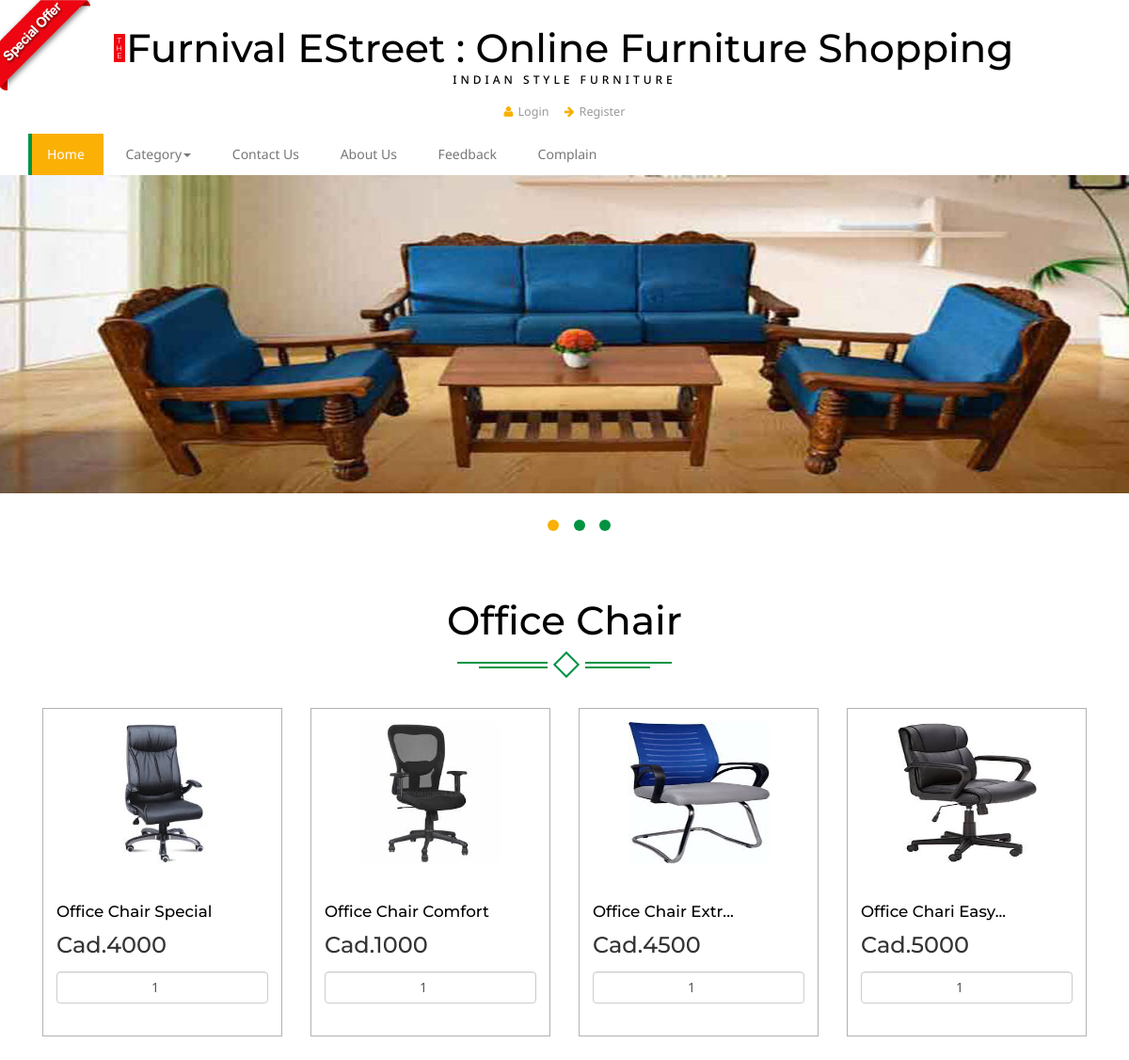
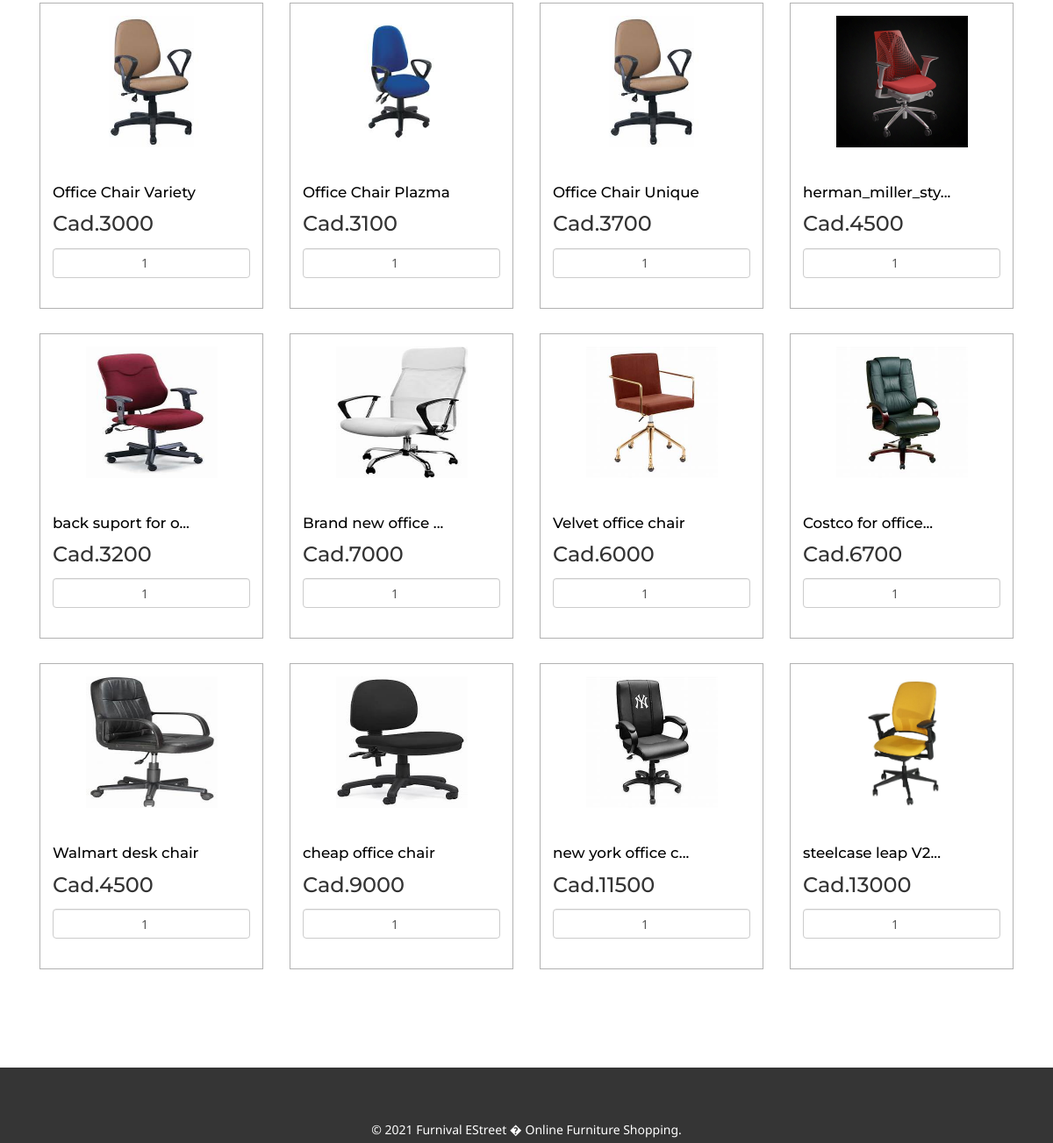
/view.php?cat_title=Office Chair, run on the app's committed database (2 pictures, top to bottom).
### tables this page shows
CREATE TABLE IF NOT EXISTS `product` (
  `p_id` int(6) NOT NULL AUTO_INCREMENT,
  `p_name` varchar(60) NOT NULL,
  `p_price` varchar(20) NOT NULL,
  `p_mfg` date DEFAULT NULL,
  `p_img` varchar(2000) DEFAULT NULL,
  `cat_title` varchar(30) DEFAULT NULL,
  `p_desc` varchar(5000) DEFAULT NULL,
  `Qty` varchar(100) NOT NULL,
  `p_status` varchar(200) NOT NULL DEFAULT 'Available',
  `p_brand` varchar(200) NOT NULL DEFAULT '---',
  `v_email` varchar(30) NOT NULL,
  `each_qty` varchar(1000) NOT NULL,
  PRIMARY KEY (`p_id`)
);

### view.php (the view, shortened to what this page needs)
<!DOCTYPE html>
<html>
<head>
<link href="css/bootstrap.css" rel='stylesheet' type='text/css' />
<link href="css/style.css" rel='stylesheet' type='text/css' />
<link href="css/font-awesome.css" rel="stylesheet">
	<link rel="stylesheet" href="css/jstarbox.css" type="text/css" media="screen" charset="utf-8" />
</head>
<body>
<?php include('menu.php');?>
    <div id="myCarousel" class="carousel slide" data-ride="carousel">
      <ol class="carousel-indicators">
        <li data-target="#myCarousel" data-slide-to="0" class="active"></li>
        <li data-target="#myCarousel" data-slide-to="1"></li>
        <li data-target="#myCarousel" data-slide-to="2"></li>
      </ol>
      <div class="carousel-inner" role="listbox">
        <div class="item active">
           <img class="first-slide" src="images/ba.jpg" alt="First slide">
        </div>
      </div>
    </div>
		<div class="product">
		<div class="container">
			<div class="spec ">
				<h3><?php echo $_GET['cat_title'];?></h3>
				<div class="ser-t">
					<span><i></i></span>
				</div>
			</div>
			 <?php  include("config.php");
                    $cat_title = $_GET['cat_title'];
                      $select_query= "Select * from product  where cat_title='$cat_title'";
                      $select_query_run =     mysqli_query($conn,$select_query);
                      while   ($row=   mysqli_fetch_array($select_query_run) )
                  {
              ?>
							<div class=" con-w3l">
							<form method="post" action="<?php echo $_SERVER['PHP_SELF']?>">
							<div class="col-md-3 pro-1">
								<div class="col-m">
								<a href="#" data-toggle="modal" data-target="#myModal<?php echo $row['p_id'];?>" class="offer-img">
										<img src="image/<?= $row['p_img'];?>"  style="height:150px;  width:150px;" class="img-responsive" alt="">
									</a>
									<div class="mid-1">
										<div class="women">
											<h6><a href="single.html" ><?php  echo mb_strimwidth($row['p_name'], 0, 20, "..."); ?></a></h6>
										</div>
									<div class="mid-2">
												<h3>Cad.<?php echo $row['p_price'];?></h3>
										</div>
											<div class="add add-2">
			<input  min="1" max="10" type="number" name="quantity" value="1" class="form-control text-center" />
			<BR>
										</div>
									</div>
								</div>
							</div>
							</FORM>
							</div>
							<?php }?>
							<div class="clearfix"></div>
						 </div>
		</div>
<?php include('footer.php');?>
</body>
</html>

### menu.php (shortened to what this page needs)
<a><img src="images/download.png" class="img-head" alt=""></a>
<div class="header">
		<div class="container">
			<div class="logo">
				<h1 ><a href="index.php"><b>T<br>H<br>E</b> &nbsp;Furnival  EStreet : Online Furniture Shopping<span>Indian Style Furniture</span></a></h1>
			</div>
			<div class="head-t">
				<ul class="card">
					<li><a href="login.php" ><i class="fa fa-user" aria-hidden="true"></i>Login</a></li>
					<li><a href="register.php" ><i class="fa fa-arrow-right" aria-hidden="true"></i>Register</a></li>
				</ul>
			</div>
				<div class="nav-top">
					<nav class="navbar navbar-default">
					<div class="collapse navbar-collapse" id="bs-megadropdown-tabs">
						<ul class="nav navbar-nav " >
							<li class=" active"><a href="index.php" class="hyper "><span>Home</span></a></li>
							<li class="dropdown " >
								<a href="#" class="dropdown-toggle  hyper" data-toggle="dropdown" ><span>Category<b class="caret"></b></span></a>
							</li>
							<li><a href="contact.php" class="hyper"><span>Contact Us</span></a></li>
							<li><a href="about.php" class="hyper"><span>About Us</span></a></li>
							<li><a href="feedback.php" class="hyper"><span>Feedback</span></a></li>
							<li><a href="complain.php" class="hyper"><span>Complain</span></a></li>
						</ul>
					</div>
					</nav>
					<div class="clearfix"></div>
				</div>
				</div>
</div>

### footer.php
<div class="footer"   style="padding:5px">
		<div class="copy-right" >
			<p> &copy; 2021 Furnival  EStreet � Online Furniture Shopping.</a></p>
		</div>
	</div>

### data on the page
product: p_img (picture), p_name "Office Chair Special", p_price "4000"
product: p_img (picture), p_name "Office Chair Comfort", p_price "1000"
product: p_img (picture), p_name "Office Chair Extr...", p_price "4500"
product: p_img (picture), p_name "Office Chari Easy...", p_price "5000"
product: p_img (picture), p_name "Office Chair Variety", p_price "3000"
product: p_img (picture), p_name "Office Chair Plazma", p_price "3100"
product: p_img (picture), p_name "Office Chair Unique", p_price "3700"
product: p_img (picture), p_name "herman_miller_sty...", p_price "4500"
product: p_img (picture), p_name "back suport for o...", p_price "3200"
product: p_img (picture), p_name "Brand new office ...", p_price "7000"
product: p_img (picture), p_name "Velvet office chair", p_price "6000"
product: p_img (picture), p_name "Costco for office...", p_price "6700"
product: p_img (picture), p_name "Walmart desk chair", p_price "4500"
product: p_img (picture), p_name "cheap office chair", p_price "9000"
product: p_img (picture), p_name "new york office c...", p_price "11500"
product: p_img (picture), p_name "steelcase leap V2...", p_price "13000"

### other printed values
$_GET['cat_title'] "Office Chair"
